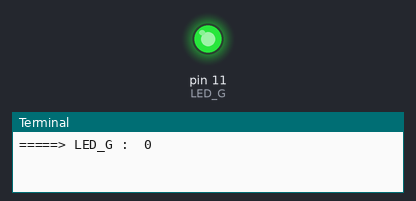
A program run on a simulated Raspberry Pi (header pin numbers). Parts: output pins drawn as LEDs (lit = HIGH), the last lines printed to the terminal. The desktop window is not drawn, its controls go by their first labels and the mouse button is held 0.15 s. At 33.0 s the program stops and its outputs stay as they are.

Above: at 1.5 s.
At 4.5 s:
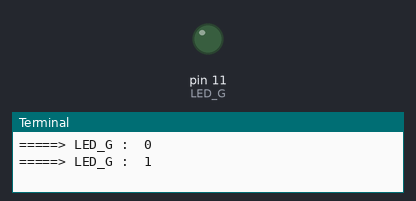
Timing chart, 0 to 7.8 s (numbered marks = the images above):
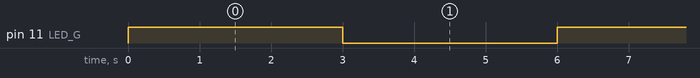

Measured:
- by itself, pin 11 (LED_G): alternates HIGH for 3.0 s and LOW for 3.0 s

The program:

LED_01.py
```python
# coding: utf-8

# GPIO 모듈
import RPi.GPIO as GPIO
import tkinter as tkinter
import time

# 핀 번호 할당으로 처리 : 핀번호 설정
GPIO.setmode(GPIO.BOARD)

# 핀 번호 설정 : channel
LED_G = 11

# 11번 핀 출력 핀으로 등록, 초기 출력은 LOW = 0 False
GPIO.setup(LED_G, GPIO.OUT, initial=GPIO.LOW)

print('=====> LED_G : ', GPIO.input(LED_G))

def func():
    GPIO.output(LED_G, not GPIO.input(LED_G))
    time.sleep(3)

cnt = 0
while 1:
    if(cnt > 10):
        break
    func()
    print('=====> LED_G : ', GPIO.input(LED_G))
    cnt += 1

GPIO.cleanup()
```
